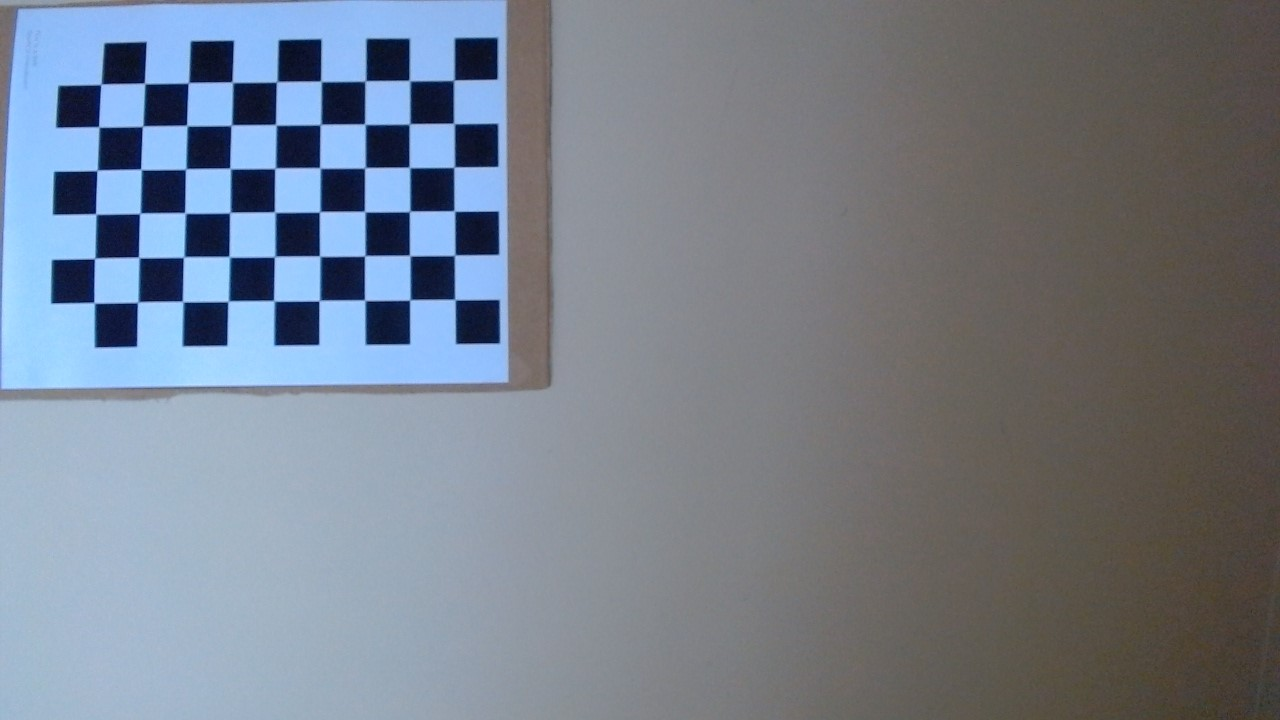
#> input picture images/1.jpg, 1280 x 720 px; its folder holds only this picture in this run
$ python calibrateCam2.py
#> lines starting #> are read from the running program, lines starting #| are printed output that depends on the picture; after the words box and inside, x2 and y2 are one past the last pixel; in counts of white or black regions, pixels touching at a corner belong together; long printed decimals are rounded
import cv2
import numpy as np
import os
import glob

# Defining the dimensions of checkerboard
CHECKERBOARD = (6,9)
criteria = (cv2.TERM_CRITERIA_EPS + cv2.TERM_CRITERIA_MAX_ITER, 30, 0.001)

# Creating vector to store vectors of 3D points for each checkerboard image
objpoints = []
# Creating vector to store vectors of 2D points for each checkerboard image
imgpoints = []


# Defining the world coordinates for 3D points
objp = np.zeros((1, CHECKERBOARD[0] * CHECKERBOARD[1], 3), np.float32) #type: ignore
objp[0,:,:2] = np.mgrid[0:CHECKERBOARD[0], 0:CHECKERBOARD[1]].T.reshape(-1, 2)
prev_img_shape = None
img = []
gray = []
frameSize = []
# Extracting path of individual image stored in a given directory
images = glob.glob('C:/Users/Burak-as-user/Documents/PythonSaves/ScienceFair/images/*.jpg')
for fname in images:
    img = cv2.imread(fname)
#> img is the input picture: shape (720, 1280, 3); mean B, G, R 138.7, 126.6, 118.2
    h,w = img.shape[:2]
    #print(img.shape[::-1])
    gray = cv2.cvtColor(img,cv2.COLOR_BGR2GRAY)
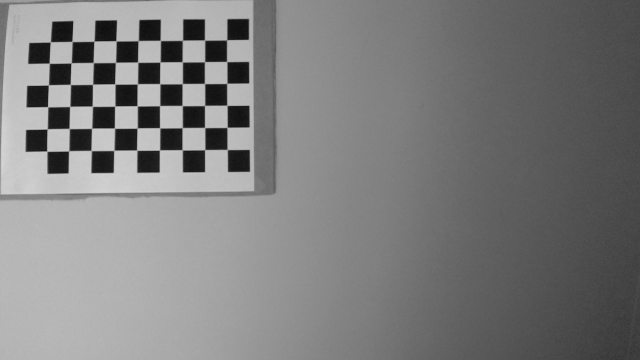
#> gray: shape (720, 1280) (shown at 1/2 size); min 9, max 218, mean 125.4
    frameSize = gray.shape[::-1]
    # Find the chess board corners
    # If desired number of corners are found in the image then ret = true
    ret, corners = cv2.findChessboardCorners(gray, CHECKERBOARD, cv2.CALIB_CB_ADAPTIVE_THRESH + cv2.CALIB_CB_FAST_CHECK + cv2.CALIB_CB_NORMALIZE_IMAGE)
#> ret = True; corners = 54 rows, first 8: [453.5, 80.13], [453.5, 123.1], [453.8, 167.3], [454, 210.8], [454.7, 255.1], [455, 299.6], [409.2, 80.39], [409, 124.2]

    """
    If desired number of corner are detected,
    we refine the pixel coordinates and display
    them on the images of checker board
    """
    if ret == True:
        objpoints.append(objp)
        # refining pixel coordinates for given 2d points.
        corners2 = cv2.cornerSubPix(gray, corners, (11,11),(-1,-1), criteria)
#> corners2 = 54 rows, first 8: [453.7, 80.21], [453.9, 123.5], [454.2, 167.1], [454.4, 211], [454.6, 255.2], [454.8, 299.6], [409.5, 80.57], [409.5, 123.8]

        imgpoints.append(corners2)

        # Draw and display the corners
        img = cv2.drawChessboardCorners(img, CHECKERBOARD, corners2, ret)
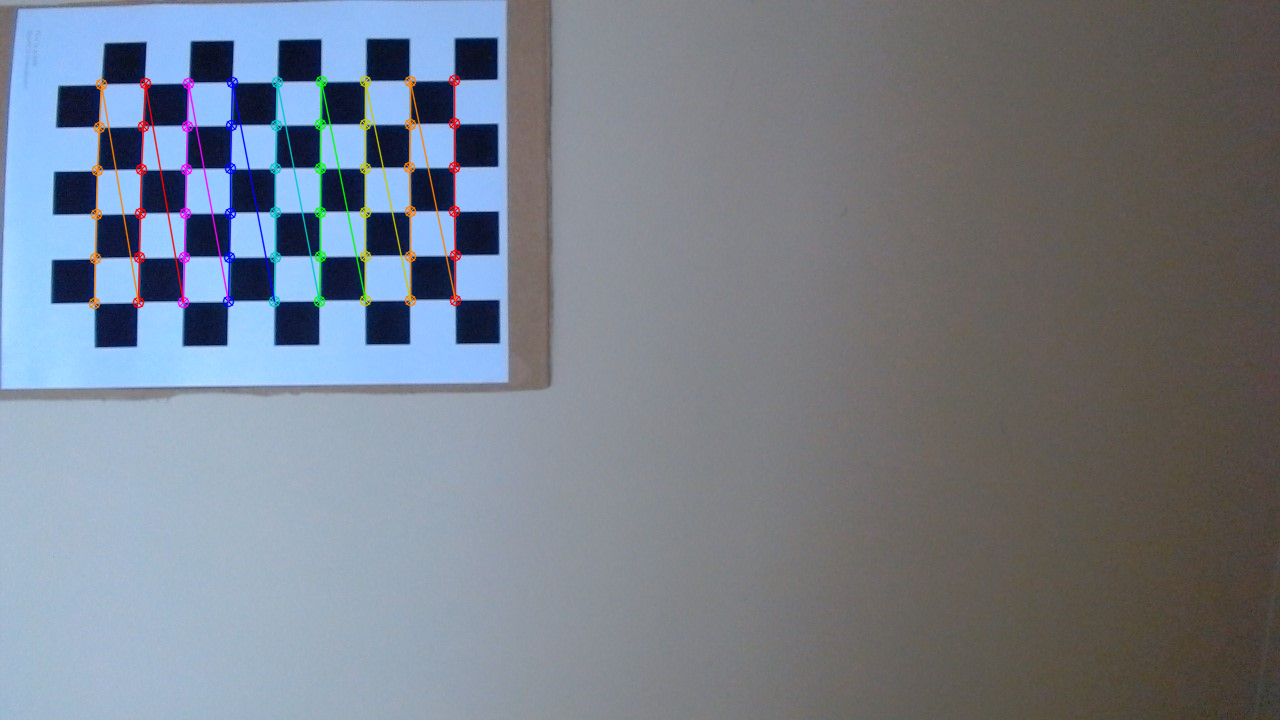
#> img: shape (720, 1280, 3); 1.69% of pixels changed, all inside (x1, y1, x2, y2) = (88, 74, 462, 310)

    cv2.imshow('img',img)
    cv2.waitKey(0)

cv2.destroyAllWindows()


"""
Performing camera calibration by
passing the value of known 3D points (objpoints)
and corresponding pixel coordinates of the
detected corners (imgpoints)
"""
ret, mtx, dist, rvecs, tvecs = cv2.calibrateCamera(objpoints, imgpoints, frameSize , None, None)
#> ret = 0.364; mtx = [[3355, 0, 630.2], [0, 3447.9, 362], [0, 0, 1]]; dist = [[0.024, -39.36, 0.00114, -0.125, 319.6]]; rvecs = ([-0.0858, 0.163, 1.56],); tvecs = ([-3.99, -6.32, 78.27],)

print("Camera matrix : \n")
print(mtx)
#| [[3.35501988e+03 0.00000000e+00 6.30185757e+02]
#|  [0.00000000e+00 3.44792114e+03 3.61983193e+02]
#|  [0.00000000e+00 0.00000000e+00 1.00000000e+00]]
print("dist : \n")
print(dist)
#| [[ 2.39876593e-02 -3.93643586e+01  1.13756977e-03 -1.25099836e-01
#|    3.19559671e+02]]
print("rvecs : \n")
print(rvecs)
#| (array([[-0.08583 ],
#|        [ 0.1627],
#|        [ 1.562]]),)
print("tvecs : \n")
print(tvecs)
#| (array([[-3.987],
#|        [-6.323],
#|        [78.269]]),)

$ run again, on images/13.jpg
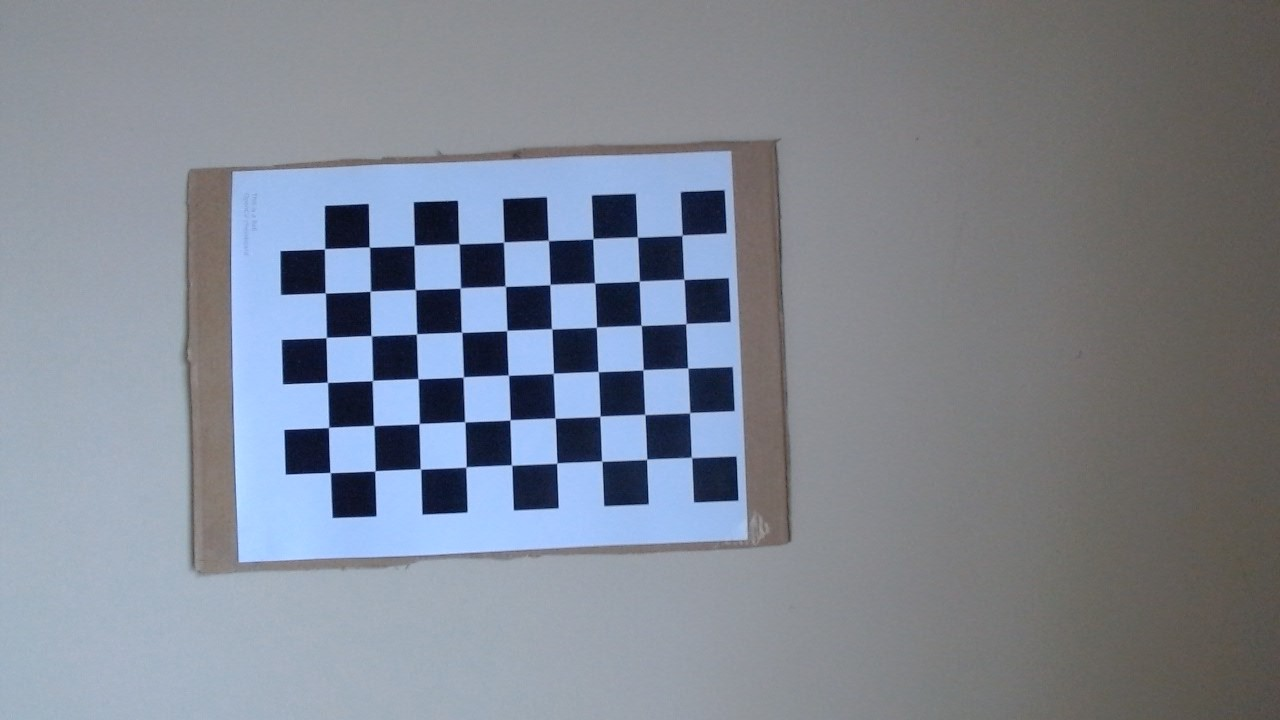
#> input picture images/13.jpg, 1280 x 720 px
#> img is the input picture: shape (720, 1280, 3); mean B, G, R 146.3, 134.4, 127.7
#> `gray = cv2.cvtColor(img,cv2.COLOR_BGR2GRAY)`:
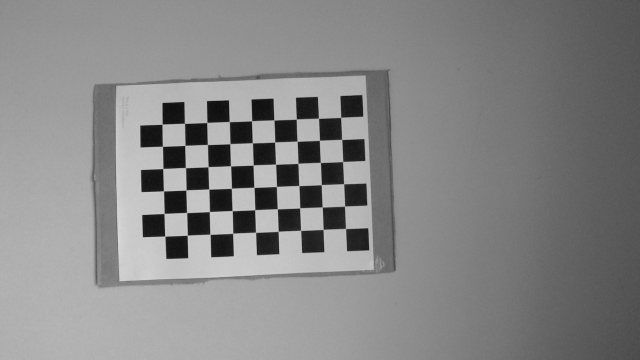
#> gray: shape (720, 1280) (shown at 1/2 size); min 9, max 224, mean 133.8
#> `ret, corners = cv2.findChessboardCorners(gray, CHECKERBOARD, cv2.CALIB..`: ret = True; corners = 54 rows, first 8: [682.1, 235.1], [683.9, 279.3], [685.7, 323.7], [687.7, 368.1], [689.6, 412.7], [691.5, 457.4], [637.4, 237], [639.3, 281.2]
#> corners2 = 54 rows, first 8: [682, 235.2], [683.9, 279.4], [685.9, 323.6], [687.7, 368], [689.6, 412.7], [691.5, 457.5], [637.4, 237], [639.3, 281.1]
#> `img = cv2.drawChessboardCorners(img, CHECKERBOARD, corners2, ret)`:
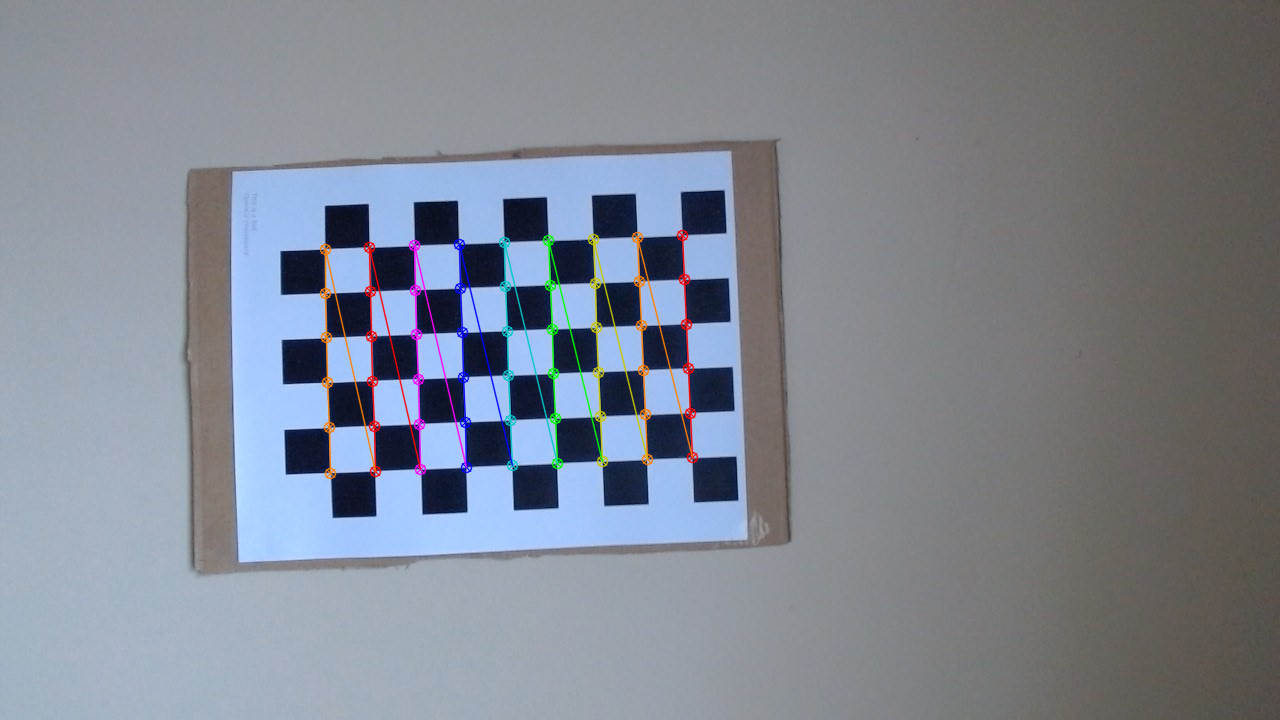
#> img: shape (720, 1280, 3); 1.71% of pixels changed, all inside (x1, y1, x2, y2) = (319, 229, 699, 480)
#> `ret, mtx, dist, rvecs, tvecs = cv2.calibrateCamera(objpoints, imgpoint..`: ret = 0.131; mtx = [[1998.9, 0, 698.7], [0, 1999.2, 326.7], [0, 0, 1]]; dist = [[-0.527, 25.97, 0.000681, -0.00414, -425.6]]; rvecs = ([-0.132, 0.0506, 1.53],); tvecs = ([-0.379, -2.05, 44.96],)
#| [[1.99892587e+03 0.00000000e+00 6.98691296e+02]
#|  [0.00000000e+00 1.99920455e+03 3.26683559e+02]
#|  [0.00000000e+00 0.00000000e+00 1.00000000e+00]]
#| [[-5.26744327e-01  2.59705834e+01  6.81333390e-04 -4.14318419e-03
#|   -4.25550577e+02]]
#| (array([[-0.1323 ],
#|        [ 0.05063],
#|        [ 1.526]]),)
#| (array([[-0.3789],
#|        [-2.054],
#|        [44.956 ]]),)

$ run again, on images/14.jpg
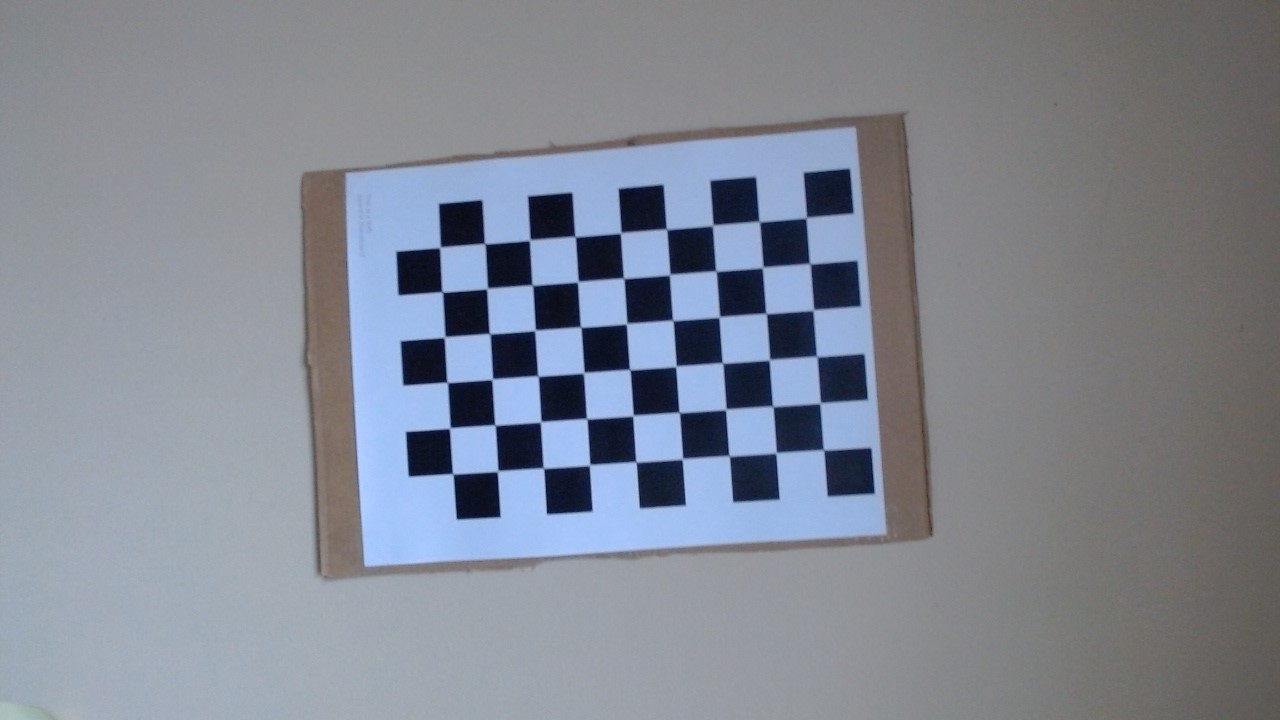
#> input picture images/14.jpg, 1280 x 720 px
#> img is the input picture: shape (720, 1280, 3); mean B, G, R 146.4, 135.2, 129.8
#> `gray = cv2.cvtColor(img,cv2.COLOR_BGR2GRAY)`:
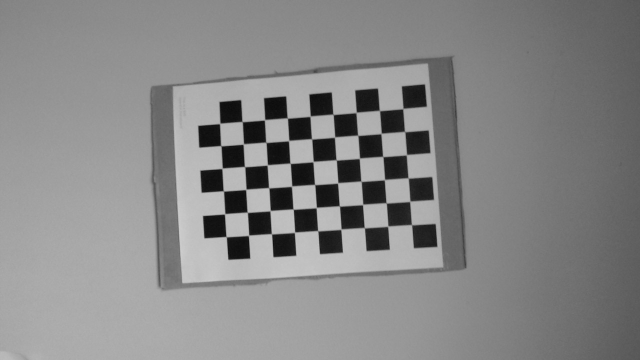
#> gray: shape (720, 1280) (shown at 1/2 size); min 9, max 211, mean 134.8
#> `ret, corners = cv2.findChessboardCorners(gray, CHECKERBOARD, cv2.CALIB..`: ret = True; corners = 54 rows, first 8: [806.5, 217.7], [809.7, 263.6], [813.5, 310], [816.7, 356.5], [820.3, 403.1], [823.5, 450], [759.4, 221.9], [762.6, 267.5]
#> corners2 = 54 rows, first 8: [806.2, 217.7], [809.8, 263.6], [813.3, 310], [816.8, 356.4], [820.1, 403.1], [823.6, 449.8], [759.3, 221.6], [762.7, 267.5]
#> `img = cv2.drawChessboardCorners(img, CHECKERBOARD, corners2, ret)`:
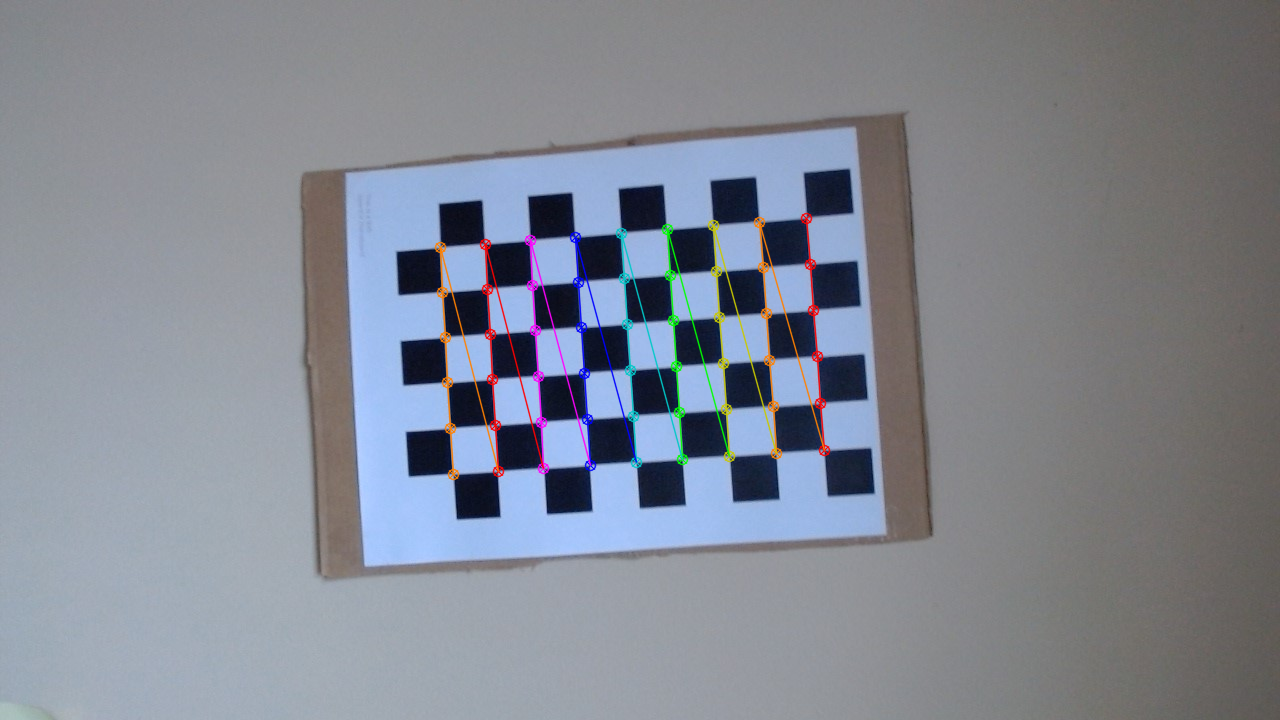
#> img: shape (720, 1280, 3); 1.74% of pixels changed, all inside (x1, y1, x2, y2) = (434, 212, 831, 481)
#> `ret, mtx, dist, rvecs, tvecs = cv2.calibrateCamera(objpoints, imgpoint..`: ret = 0.144; mtx = [[1308.3, 0, 656.7], [0, 1296.5, 348.1], [0, 0, 1]]; dist = [[0.0699, 6.99, 0.0003, -0.000349, -271.4]]; rvecs = ([0.0174, 0.121, 1.5],); tvecs = ([3.2, -2.81, 28.01],)
#| [[1.30828944e+03 0.00000000e+00 6.56666723e+02]
#|  [0.00000000e+00 1.29653387e+03 3.48058326e+02]
#|  [0.00000000e+00 0.00000000e+00 1.00000000e+00]]
#| [[ 6.98532910e-02  6.99343326e+00  2.99753595e-04 -3.49297823e-04
#|   -2.71396208e+02]]
#| (array([[0.01744],
#|        [0.1208],
#|        [1.500]]),)
#| (array([[ 3.196],
#|        [-2.808],
#|        [28.013]]),)
